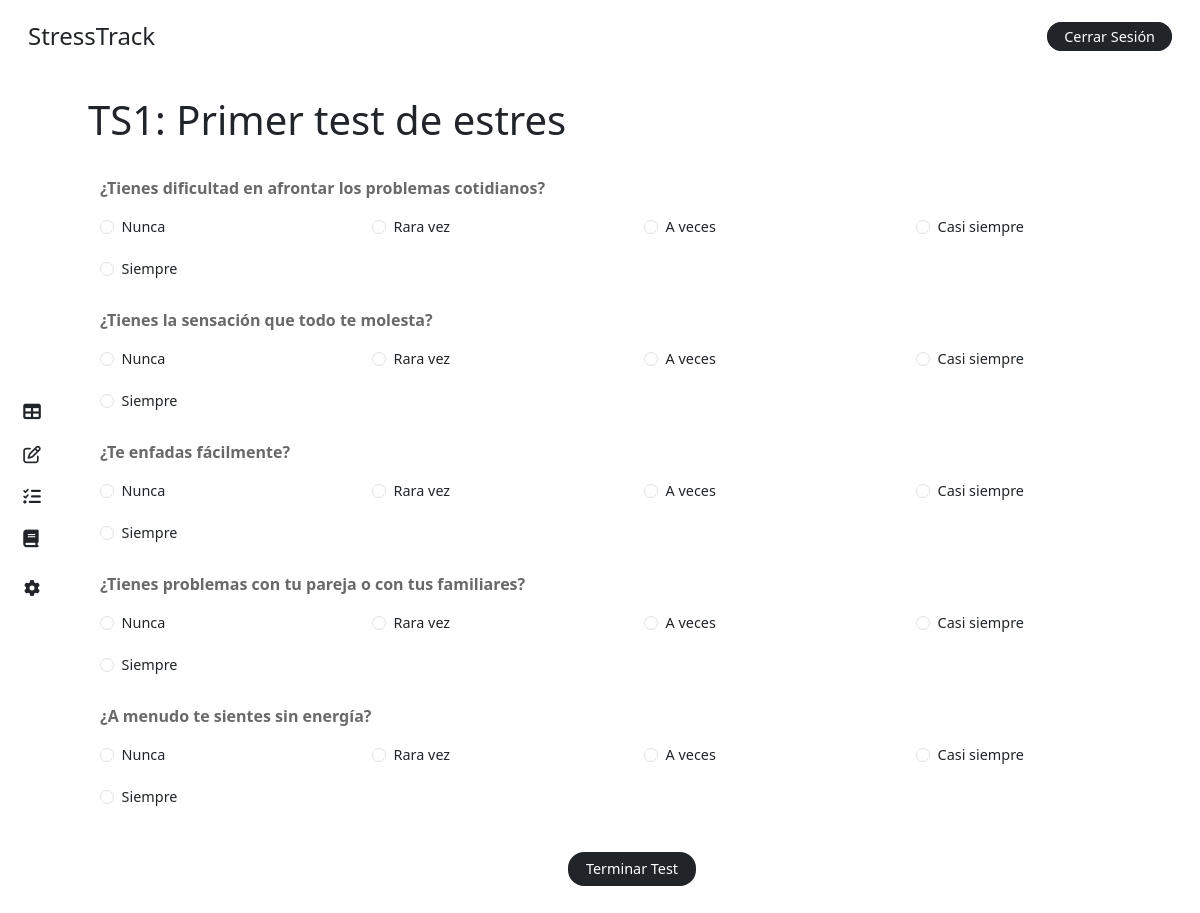
The app's page /test/1/ (signed in) with its own data.
### stress/models.py (models this page shows, shortened)
class Test(models.Model):
    title = models.CharField(max_length=255)
    Team = models.ManyToManyField(Team, related_name='tests')
    course = models.ForeignKey(Course, on_delete=models.CASCADE, related_name='tests', default='2')

class Question(models.Model):
    description = models.CharField(max_length=255)
    test = models.ForeignKey(Test, on_delete=models.CASCADE, related_name='questions')

### stress/views.py (the view, shortened to what this page needs)
# urls.py: path('test/<int:test_id>/', views.test, name = 'test'),
@login_required
def test(request, test_id):
    test = get_object_or_404(Test, id = test_id)
    questions = test.questions.all()
    context = {
        'role': request.user.role,
        'questions': questions,
        'test': test,
        'opts': Option.choices
    }
    return render(request, 'test/test_exe.html', context)

### stress/templates/test/test_exe.html (shortened to what this page needs)
{% extends "base/dashboard_base.html" %}
{% block content %}
{% include "elements/dashboard_sidebar.html" with role=role %}
<main class="main container p-4">
    <h1 class="">{{ test.title }}</h1>
    <form id="test-form" method="POST" class="container my-4">
        {% for question in questions %}
            <label class="fw-semibold my-2 text-title-gris">
                {{ question.description }}
            </label>
            <div class="row mt-2">
                {% for option_value, option_label in opts %}
                    <div class="col-12 col-sm-6 col-md-4 col-lg-3 mb-3">
                        <div class="form-check fs-7">
                            <input class="form-check-input" type="radio"
                                   name="question_{{ question.id }}"
                                   value="{{ option_value }}"
                                   id="option_{{ question.id }}_{{ option_value }}">
                            <label class="form-check-label" for="option_{{ question.id }}_{{ option_value }}">
                                {{ option_label }}
                            </label>
                        </div>
                    </div>
                {% endfor %}
            </div>
        {% endfor%}
        <div class="text-center pt-4">
            <button type="submit" class="text-white text-decoration-none fs-7 py-1 bg-dark px-3 border border-2 border-dark rounded-4">Terminar Test</button>
        </div>
    </form>
</main>
{% endblock %}

### stress/static/css/main.css (style rules this page uses)
body { height: 100vh; margin: 0; padding: 0; display: grid; grid-template-columns: 4rem 1fr; grid-template-rows: 4.5rem 1fr; grid-template-areas: "header header" "side main"; gap: 0; background-color: white; }
.main { grid-area: main; overflow-y: auto; }
.fs-7 { font-size: .9rem; }
.text-title-gris { color: #696969; }

### records on screen
Test: title "TS1: Primer test de estres"
Question: description "¿Tienes dificultad en afrontar los problemas cotidianos?", opts "Nunca" "Rara vez" "A veces" "Casi siempre" "Siempre"
Question: description "¿Tienes la sensación que todo te molesta?", opts "Nunca" "Rara vez" "A veces" "Casi siempre" "Siempre"
Question: description "¿Te enfadas fácilmente?", opts "Nunca" "Rara vez" "A veces" "Casi siempre" "Siempre"
Question: description "¿Tienes problemas con tu pareja o con tus familiares?", opts "Nunca" "Rara vez" "A veces" "Casi siempre" "Siempre"
Question: description "¿A menudo te sientes sin energía?", opts "Nunca" "Rara vez" "A veces" "Casi siempre" "Siempre"
